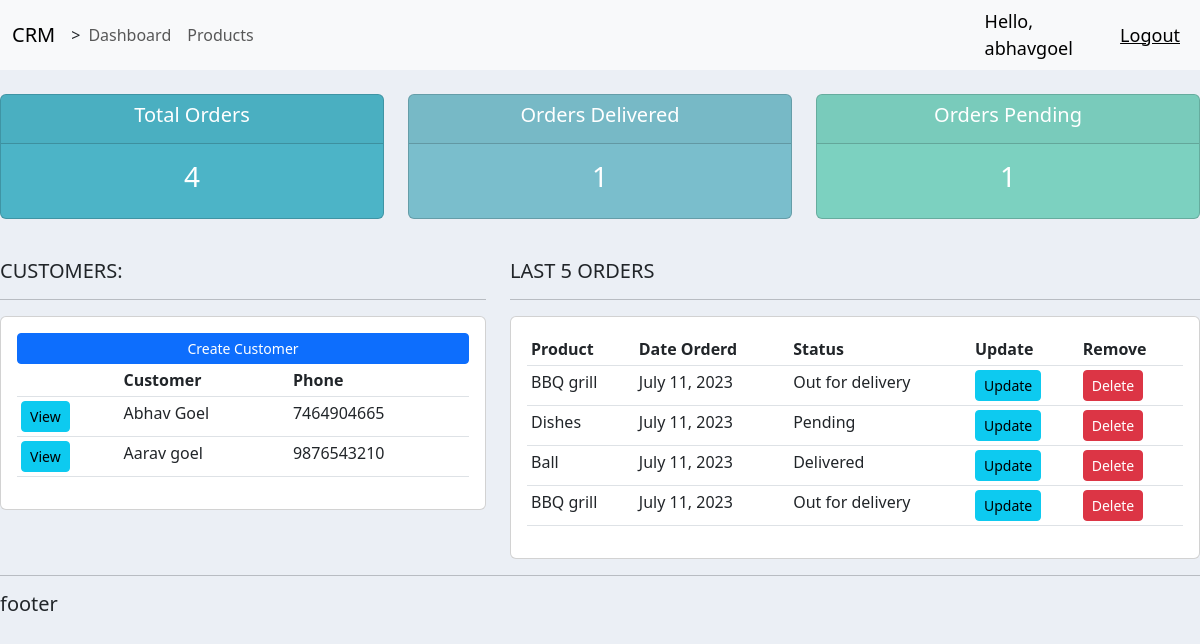
The app's page / (signed in) with its own data.
### accounts/models.py (models this page shows, shortened)
class Customer(models.Model):
    name = models.CharField(max_length=50,null=True)
    phone = models.CharField(max_length=10,null=True)
    email=models.CharField(max_length=100,null=True)
    date_created = models.DateField(auto_now_add=True,null=True)

class Order(models.Model):
    STATUS = (
        ('Pending','Pending'),
        ('Out for delivery','Out for delivery'),
        ('Delivered', 'Delivered')
    )
    customer = models.ForeignKey(Customer,null=True,on_delete = models.SET_NULL)
    product = models.ForeignKey(Product,null=True,on_delete = models.SET_NULL)
    date_created = models.DateField(auto_now_add=True,null=True)
    status = models.CharField(max_length=100,null=True,choices=STATUS)
    note = models.CharField(max_length=1000,null=True)

class Product(models.Model):
    CATEGORY=(
        ('Indoor','Indoor'),
        ('Outdoor','Outdoor')
    )
    name = models.CharField(max_length=100,null=True)
    price = models.FloatField(null=True)
    category = models.CharField(max_length=100,null=True,choices=CATEGORY)
    description = models.CharField(max_length=100,null=True,blank=True)
    date_created = models.DateField(auto_now_add=True,null=True)
    tags = models.ManyToManyField(Tag)
    def __str__(self):
        return self.name

### accounts/views.py (the view)
# urls.py: path('',views.home,name='home'),
@login_required(login_url='login')
def home(request):
    customers=Customer.objects.all()
    orders = Order.objects.all()
    total_customers = customers.count()
    total_orders = orders.count()
    delivered = orders.filter(status='Delivered').count()
    pending = orders.filter(status='Pending').count()
    context = {'customers':customers,'orders':orders,'total_customers':total_customers,'total_orders':total_orders,
               'delivered':delivered,'pending':pending}
    return render(request,'accounts/dashboard.html',context)

### accounts/templates/accounts/dashboard.html
{%  extends 'accounts/main.html' %}
{% block content %}
{%  include 'accounts/status.html' %}
<br>
<div class="row">
	<div class="col-md-5">
		<h5>CUSTOMERS:</h5>
		<hr>
		<div class="card card-body">
			<a class="btn btn-primary  btn-sm btn-block" href="">Create Customer</a>
			<table class="table table-sm">
				<tr>
					<th></th>
					<th>Customer</th>
					<th>Phone</th>
				</tr>
				{%for customer in customers%}
				<tr>
					<td><a class="btn btn-sm btn-info" href="{%  url 'customer' customer.id %}">View</a></td>
					<td>{{customer.name}}</td>
					<td>{{customer.phone}}</td>
				</tr>
				{%endfor%}
			</table>
		</div>
	</div>
	<div class="col-md-7">
		<h5>LAST 5 ORDERS</h5>
		<hr>
		<div class="card card-body">
			<table class="table table-sm">
				<tr>
					<th>Product</th>
					<th>Date Orderd</th>
					<th>Status</th>
					<th>Update</th>
					<th>Remove</th>
				</tr>
				{%for order in orders%}
				<tr>
					<td>{{order.product}}</td>
					<td>{{order.date_created}}</td>
					<td>{{order.status}}</td>
					<td><a class ='btn btn-sm btn-info' href="{% url 'update_order' order.id %}">Update</a></td>
					<td><a  class ='btn btn-sm btn-danger' href="{% url 'delete_order' order.id %}">Delete</a></td>
				</tr>
				{%endfor%}
			</table>
		</div>
	</div>
</div>
{% endblock %}

### accounts/templates/accounts/main.html (shortened to what this page needs)
{%load static%}
<!DOCTYPE html>
<html lang="en">
<head>
    <link href="https://cdn.jsdelivr.net/npm/bootstrap@5.3.0/dist/css/bootstrap.min.css" rel="stylesheet">
	<link rel="stylesheet" type="text/css" href="{% static '/css/main.css' %}">
</head>
<body>
    {% include 'accounts/navbar.html' %}
    {% block content %}
    {% endblock %}
    <hr>
    <h5>footer</h5>
</body>
</html>

### accounts/templates/accounts/navbar.html (shortened to what this page needs)
{%load static%}
<nav class="navbar navbar-expand-lg bg-body-tertiary">
    <div class="container-fluid">
      <a class="navbar-brand" href="#">CRM</a>>
      <div class="collapse navbar-collapse" id="navbarNav">
        <ul class="navbar-nav">
          <li class="nav-item">
            <a class="nav-link" href="{%url 'home'%}">Dashboard</a>
          </li>
          <li class="nav-item">
            <a class="nav-link" href="{%url 'products'%}">Products</a>
          </li>
        </ul>
      </div>
    </div>
    <span class="hello-msg">Hello, {{request.user}}</span>
    <span ><a href="{%url 'logout'%}" class="hello-msg">Logout</a></span>
  </nav>

### accounts/templates/accounts/status.html
<br>
<div class="row">
	<div class="col">
		<div class="col-md">
			<div class="card text-center text-white  mb-3" id="total-orders">
			  	<div class="card-header">
			  		<h5 class="card-title">Total Orders</h5>
			  	</div>
			  	<div class="card-body">
			    	<h3 class="card-title">{{total_orders}}</h3>
			  	</div>
			</div>
		</div>
	</div>
	<div class="col">
		<div class="col-md">
			<div class="card text-center text-white  mb-3" id="orders-delivered">
			  	<div class="card-header">
			  		<h5 class="card-title">Orders Delivered</h5>
			  	</div>
			  	<div class="card-body">
			    	<h3 class="card-title">{{delivered}}</h3>
			  	</div>
			</div>
		</div>
	</div>
	<div class="col">
		<div class="col-md">
			<div class="card text-center text-white  mb-3" id="orders-pending">
			  	<div class="card-header">
			  		<h5 class="card-title">Orders Pending</h5>
			  	</div>
			  	<div class="card-body">
			    	<h3 class="card-title">{{pending}}</h3>
			  	</div>
			</div>
		</div>
	</div>
</div>

### static/css/main.css (style rules this page uses)
body { background-color: #ebeff5; }
#total-orders { background-color: #4cb4c7; }
#orders-delivered { background-color: #7abecc; }
#orders-pending { background-color: #7CD1C0; }

### accounts/templates/accounts/navbar.html (style rules this page uses)
.hello-msg { font-size: 18px; color: #000000; margin-right: 20px; }

### records on screen
Customer: name "Abhav Goel", phone "7464904665"
Customer: name "Aarav goel", phone "9876543210"
Order: product "BBQ grill", date_created "July 11, 2023", status "Out for delivery"
Order: product "Dishes", date_created "July 11, 2023", status "Pending"
Order: product "Ball", date_created "July 11, 2023", status "Delivered"
Order: product "BBQ grill", date_created "July 11, 2023", status "Out for delivery"

### other values on screen
{{ request.user }} "abhavgoel"
{{ total_orders }} "4"
{{ delivered }} "1"
{{ pending }} "1"
